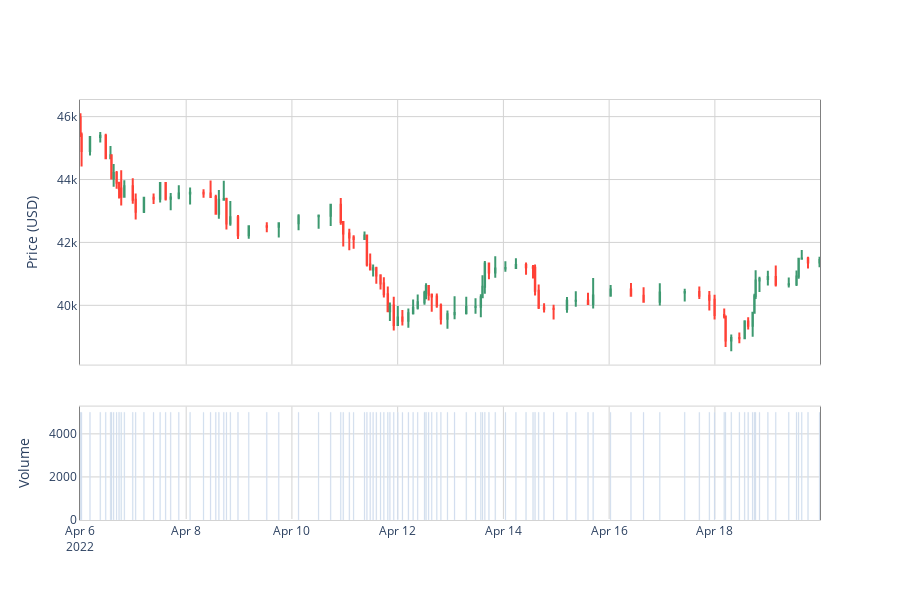

The notebook cell this image was saved under:
### Code cell
plot_candlestick_with_volume(btc_vol_subset, 'btc_vol_5000')
